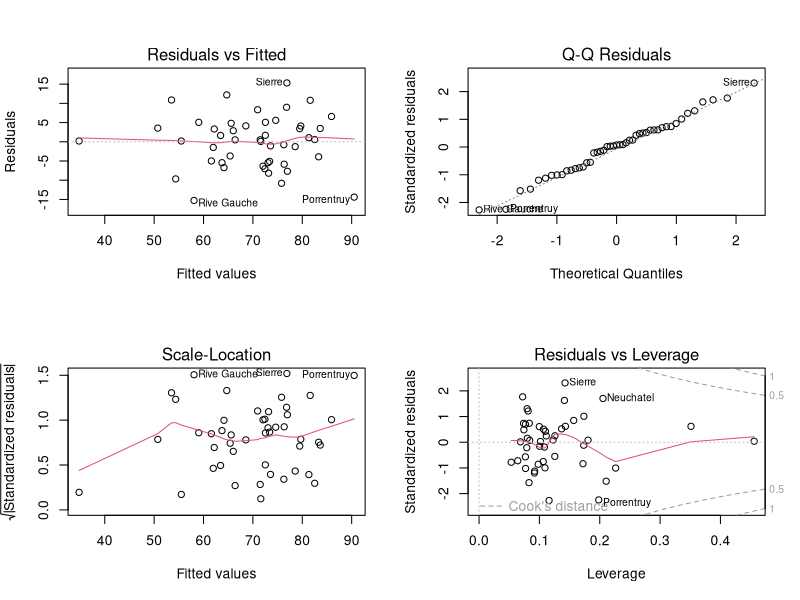
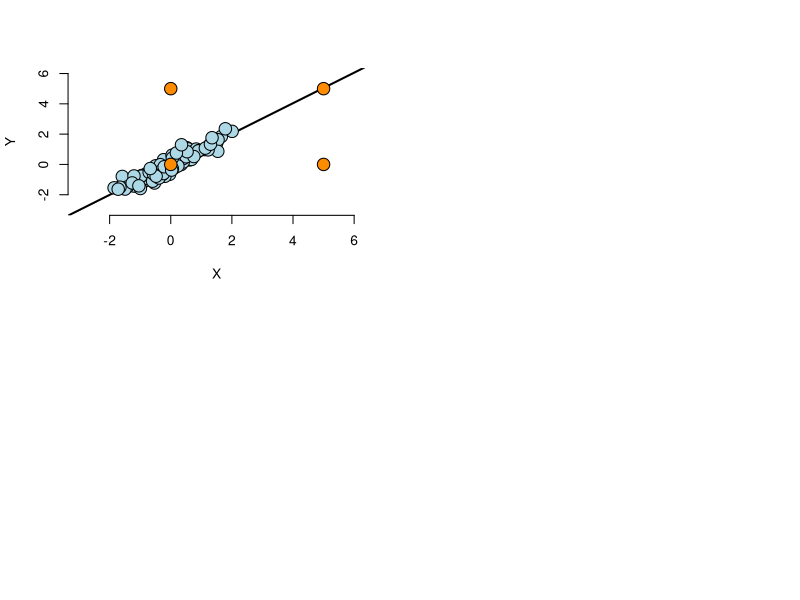

Source code (R) for these figures, in order:
## ---- chunk 1
require(knitr)
options(width=100)
opts_chunk$set(message=F, error=F, warning=F, comment=NA, fig.align='center', dpi=100, tidy=F, cache.path='.cache/', fig.path='fig/')

options(xtable.type='html')
knit_hooks$set(inline=function(x) {
    if(is.numeric(x)) {
        round(x, getOptions('digits'))
    } else {
        paste(as.character(x), collapse=', ')
    }
})
knit_hooks$set(plot=knitr:::hook_plot_html)
## ---- chunk 2
data(swiss)
par(mfrow=c(2,2))
fit <- lm(Fertility ~ ., swiss)
plot(fit)
## ---- chunk 3
n <- 100
x <- rnorm(n)
y <- x + rnorm(n, sd=.3)
plot(c(-3,6), c(-3,6), type="n", frame=F, xlab="X", ylab="Y")
abline(lm(y ~ x), lwd=2)
points(x, y, cex=2, bg="lightblue", col="black", pch=21)
points(0, 0, cex=2, bg="darkorange", col="black", pch=21)
points(0, 5, cex=2, bg="darkorange", col="black", pch=21)
points(5, 5, cex=2, bg="darkorange", col="black", pch=21)
points(5, 0, cex=2, bg="darkorange", col="black", pch=21)
